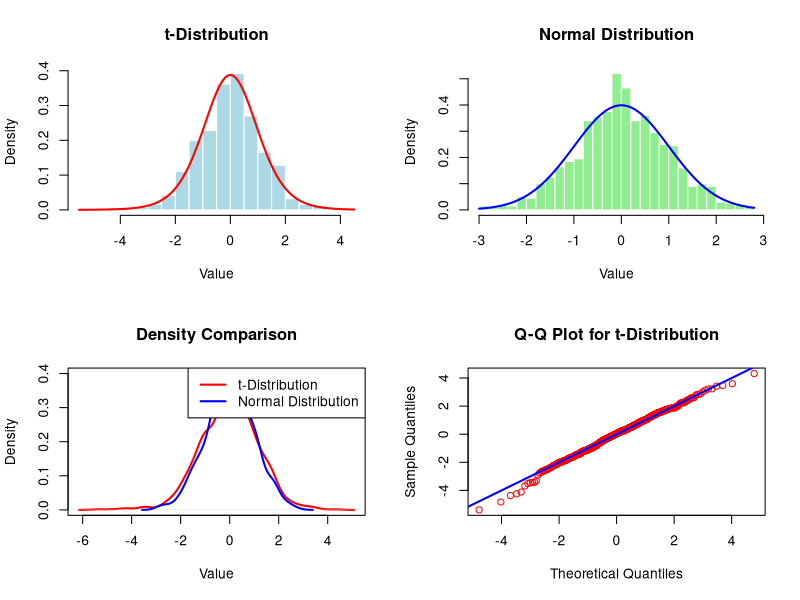

Source code (R):
# Lab 3: Comparison of t-Distribution with Normal Distribution for Small Sample Sizes								
								
# Parameters								
n <- 10  # Sample size
N_sim <- 1000  # Number of simulations							
								
# Generate data								
set.seed(123)  # Ensures reproducibility
t_data <- rt(N_sim, df = n-1)  # Generate t-distributed data with df = n-1
normal_data <- rnorm(N_sim)  # Generate standard normal data


# Graphical Output								
par(mfrow = c(2, 2))	# Set layout: 2 rows, 2 columns							
								
# Histogram of t-distribution								
hist(t_data, breaks = 30, col = "lightblue", probability = TRUE, main = "t-Distribution", xlab = "Value", border = "white")								
curve(dt(x, df = n-1), add = TRUE, col = "red", lwd = 2) #overlays the theoretical t-distribution density.					
								
# Histogram of normal distribution								
hist(normal_data, breaks = 30, col = "lightgreen", probability = TRUE, main = "Normal Distribution", xlab = "Value", border = "white")								
curve(dnorm(x), add = TRUE, col = "blue", lwd = 2)  # overlays the theoretical normal density.						
								
# Density plot comparison								
plot(density(t_data), col = "red", lwd = 2, main = "Density Comparison", xlab = "Value", ylim = c(0, 0.4))								
lines(density(normal_data), col = "blue", lwd = 2)								
legend("topright", legend = c("t-Distribution", "Normal Distribution"), col = c("red", "blue"), lwd = 2)								
								
# Q-Q plot for t-distribution								
qqplot(qt(ppoints(N_sim), df = n-1), t_data, main = "Q-Q Plot for t-Distribution", col = "red", xlab = "Theoretical Quantiles", ylab = "Sample Quantiles")								
abline(0, 1, col = "blue", lwd = 2)								
